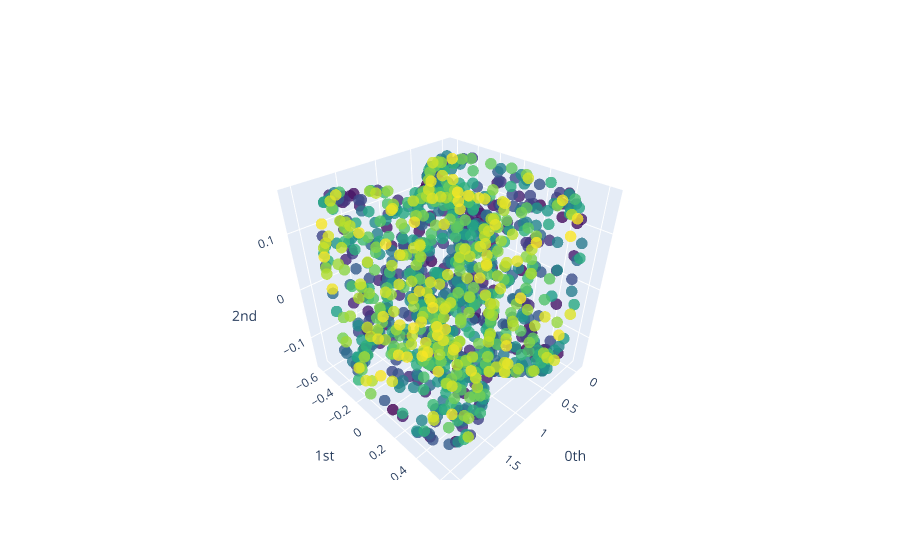

Notebook source saved alongside this figure:
### Code cell
%matplotlib inline
from gtda.plotting import plot_point_cloud
import matplotlib.pyplot as plt
from mpl_toolkits import mplot3d
from mpl_toolkits.mplot3d import Axes3D
points = pd.DataFrame(data=ls)
points = points.to_numpy()


#fig = plt.figure()
#ax = plt.axes(projection='3d')
plot_point_cloud(points)
#ax.scatter(points[:,0], points[:,1], points[:,2], cmap='viridis', linewidth=0.5)
#plt.set_zlim(-0.7, 0.7)

### Figure 1 — Plotly figure (JSON) as saved in the notebook; plotly's stock layout.template omitted (floating-point values rounded to 4 significant figures; data arrays with more than 128 entries replaced by an {"elided": "..."} marker saying what was removed)
{"data": [{"marker": {"color": {"elided": "1180 int values"}, "colorscale": [[0.0, "#440154"], [0.1111, "#482878"], [0.2222, "#3e4989"], [0.3333, "#31688e"], [0.4444, "#26828e"], [0.5556, "#1f9e89"], [0.6667, "#35b779"], [0.7778, "#6ece58"], [0.8889, "#b5de2b"], [1.0, "#fde725"]], "opacity": 0.8, "size": 4}, "mode": "markers", "x": {"elided": "1180 float values"}, "y": {"elided": "1180 float values"}, "z": {"elided": "1180 float values"}, "type": "scatter3d"}], "layout": {"scene": {"xaxis": {"title": {"text": "0th"}, "type": "linear", "showexponent": "all", "exponentformat": "e"}, "yaxis": {"title": {"text": "1st"}, "type": "linear", "showexponent": "all", "exponentformat": "e"}, "zaxis": {"title": {"text": "2nd"}, "type": "linear", "showexponent": "all", "exponentformat": "e"}}}}
